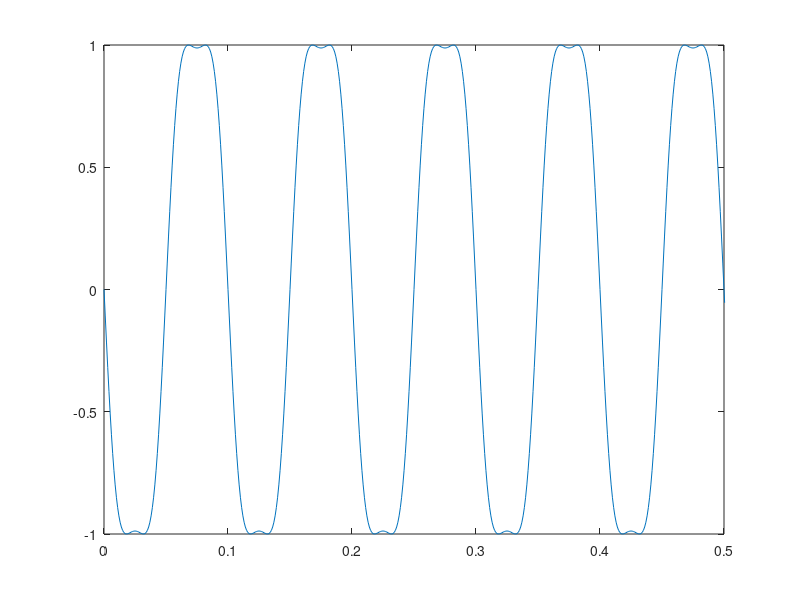

Write MATLAB code to recreate this figure.
clear all
close all
clc

t = 0:0.001:20;
A = 1;
V = 1;
phi0 = 0;
f = 10;

modulationAmp = 1.1*(pi/2);

deltaPhi = modulationAmp*sin(2*pi*f*t);
interf = A*V*cos(deltaPhi + phi0 + pi/2);

figure('Units','centimeters','position', [0 1 20 10])
plot(t,interf)
xlim([0 0.5])

